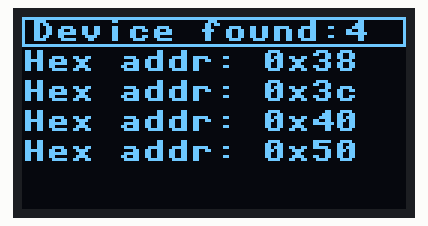
The program below on a simulated Raspberry Pi Pico running MicroPython. On the bench: 128×64 one-colour display. Library files of the repository ran but are not shown: ssd1306.py. At 2.3 s the program stops and its outputs stay as they are.

Above: at 2.3 s.

The program:

Scan_I2C_OLED.py
```python
from machine import I2C, Pin
from ssd1306 import SSD1306_I2C
from time import sleep

# uncomment based on version of the PCB
# v1.0
#_I2C_SDA = 16 # définition de Data du I2C(0) (GP16)
#_I2C_SCL = 17 # définition de SCL du I2C(0) (GP17)
# v1.1
_I2C_SDA = 12 # définition de Data du I2C(0) (GP12)
_I2C_SCL = 13 # définition de SCL du I2C(0) (GP13)

i2c=I2C(0,sda=Pin(_I2C_SDA), scl=Pin(_I2C_SCL), freq=200000)

# -----------------------------------
# Choisir la résolution du OLED
#
oled = SSD1306_I2C(128, 64, i2c)
#oled = SSD1306_I2C(128, 32, i2c)
#------------------------------------
#
#
#
# scan du bus I2C
#
#affichage la page d'accueil
oled.text('Scan i2c bus...', 10,25)
oled.show()
sleep(2) # attend 2sec
#efface l'ecran
oled.fill(0)
oled.show()

devices = i2c.scan()
pointeur=11 # permet d'incrémenter les lignes
if len(devices) == 0:
  oled.text('No i2c device !', 0,0)
  oled.show()
else:
  oled.text('Device found:' +str(len(devices)), 3,1)
  oled.rect(0,0,128,10,1)
  oled.show()
  for device in devices:
    oled.text('Hex addr: '+str(hex(device)),0,pointeur)
    pointeur=pointeur+10
oled.show()
#-------------------------------------------
# Registre des adresses i2c
# 0x38  = AHT10/AHT20 temperature+humidity sensor
# 0x3c  = OLED SSD1306
# 0x40  = INA219 Current monitor
# 0x50  = EEPROM
# 0x68  = EEPROM
#
#------------------------------------------
```
